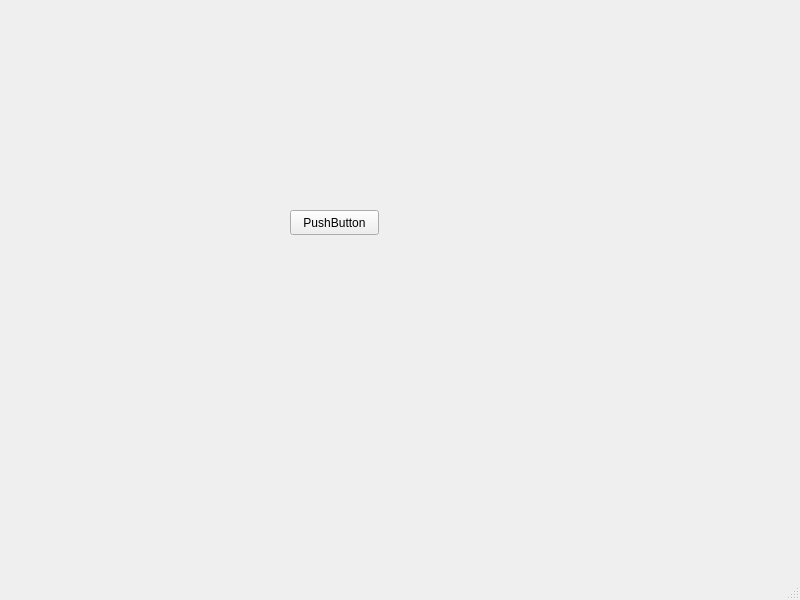
<?xml version="1.0" encoding="UTF-8"?>
<ui version="4.0">
 <class>MainWindow</class>
 <widget class="QMainWindow" name="MainWindow">
  <property name="geometry">
   <rect>
    <x>0</x>
    <y>0</y>
    <width>800</width>
    <height>600</height>
   </rect>
  </property>
  <property name="windowTitle">
   <string>MainWindow</string>
  </property>
  <widget class="QWidget" name="centralwidget">
   <widget class="QPushButton" name="pushButton">
    <property name="geometry">
     <rect>
      <x>290</x>
      <y>210</y>
      <width>89</width>
      <height>25</height>
     </rect>
    </property>
    <property name="text">
     <string>PushButton</string>
    </property>
   </widget>
  </widget>
  <widget class="QMenuBar" name="menubar">
   <property name="geometry">
    <rect>
     <x>0</x>
     <y>0</y>
     <width>800</width>
     <height>28</height>
    </rect>
   </property>
  </widget>
  <widget class="QStatusBar" name="statusbar"/>
 </widget>
 <resources/>
 <connections/>
</ui>
